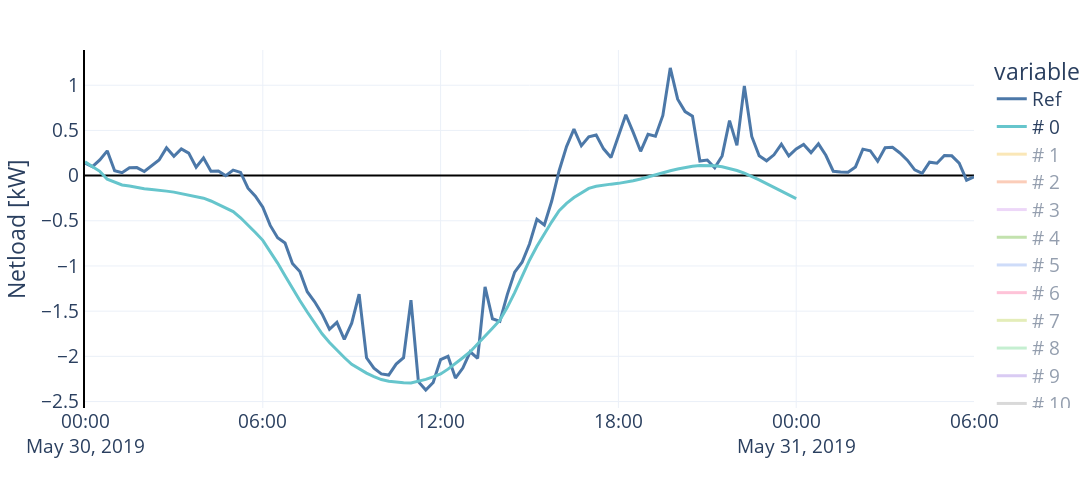

This figure's notebook cell:
### Code cell
graph = individuals.loc[start:end-timedelta(hours=18), [house_id]].copy()
graph.columns = ["Ref"]

fig = px.line(graph)
fig.data[0].update(line_width=3)

colors = 3 * px.colors.qualitative.Pastel
for i, res in enumerate(results):
    res.columns = [f"# {i}"]
    trace = px.line(res.loc[start:end-timedelta(hours=18), :]).data[0]
    fig.add_trace(trace)
    fig.data[-1].update(
        line_width=3,
        line_color=colors[i], 
        opacity=1)

fig.update_layout(
    layout,
    height=500,
    width=1100,
    showlegend=True,
    xaxis_title="",
    yaxis_title="Netload [kW]",
    yaxis_showline=True, yaxis_linewidth=2, yaxis_linecolor='black',
    xaxis_showline=False, xaxis_linewidth=2, xaxis_linecolor='black',
    xaxis_tickangle=0)
fig.show()
